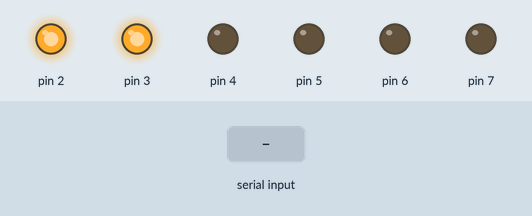
This sketch was run on a simulated Arduino Uno, built with avr-gcc and run on an emulated ATmega328P. Shown: output pins drawn as LEDs (lit = HIGH). The inputs (shaded band) are chosen by the test bench.

Above: at 1.2 s.
1.3 s: "1" received over Serial
At 2.1 s:
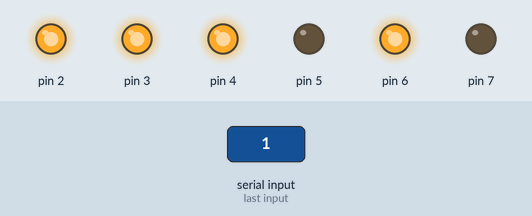
2.8 s: "3" received over Serial
At 3.2 s:
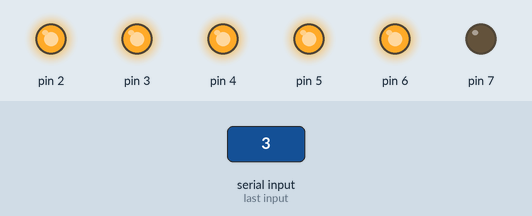
4.3 s: "2" received over Serial
At 5.5 s:
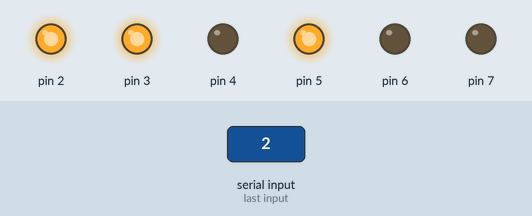
5.8 s: "7" received over Serial
At 6.7 s:
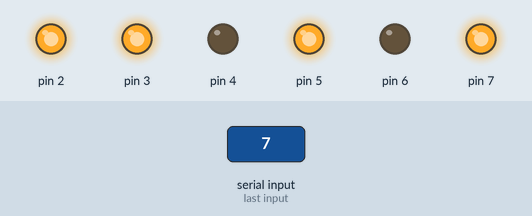
7.3 s: "4" received over Serial
At 7.8 s:
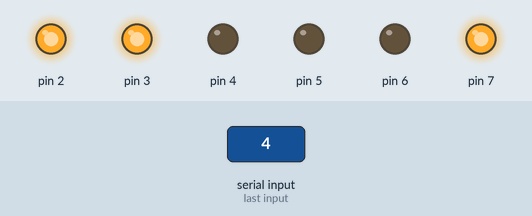
8.8 s: "5" received over Serial
At 10.2 s:
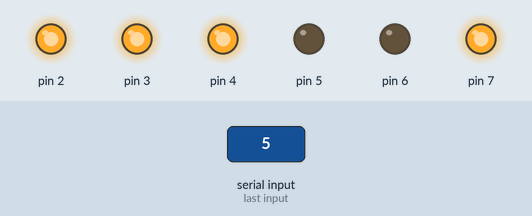
Timing chart, 0 to 11.3 s (numbered marks = the images above; inputs shaded):
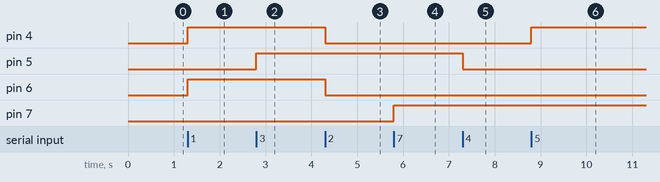

Measured:
- after the input at 1.3 s, pin 4, pin 6: LOW → HIGH at once
- after the input at 2.8 s, pin 5: LOW → HIGH at once
- after the input at 4.3 s, pin 4, pin 6: HIGH → LOW at once
- after the input at 5.8 s, pin 7: LOW → HIGH at once
- after the input at 7.3 s, pin 5: HIGH → LOW at once
- after the input at 8.8 s, pin 4: LOW → HIGH at once

The sketch:

MARK_II.ino
```cpp
//pin2=enable 1
//pin3=enable 2
//pin4=Input1
//pin5=Input2
//pin6=Input3
//pin7=Input4

//pin0(RX<-)<=>TXD


char data;

void setup() {

//Begin Comunication with boad rate 9600
Serial.begin(9600);

//enable 1 always high
pinMode(2,OUTPUT);
digitalWrite(2,HIGH);

//enable 2 always high
pinMode(3,OUTPUT);
digitalWrite(3,HIGH);

//Other pins
pinMode(4,OUTPUT);
pinMode(5,OUTPUT);
pinMode(6,OUTPUT);
pinMode(7,OUTPUT);


}

void loop() {

 if(Serial.available()>0){

    data=Serial.read();

      if(data=='1')
        {
          digitalWrite(4,HIGH);
          digitalWrite(6,HIGH);
        }
      if(data=='2')
        {
          digitalWrite(4,LOW);
          digitalWrite(6,LOW);
        }
       if(data=='3')
        {
          digitalWrite(6,HIGH);
          digitalWrite(5,HIGH);
        }
       if(data=='4')
        {
          digitalWrite(6,LOW);
          digitalWrite(5,LOW);
        }
      if(data=='7')
        {
          digitalWrite(5,HIGH);
          digitalWrite(7,HIGH);
        }
     if(data=='8')
        {
          digitalWrite(5,LOW);
          digitalWrite(7,LOW);
        }
      if(data=='5')
        {
          digitalWrite(4,HIGH);
          digitalWrite(7,HIGH);
         }
       if(data=='6')
         {
          digitalWrite(4,LOW);
          digitalWrite(7,LOW);
         }
  }
}
//Mańczak 2017r.
```
